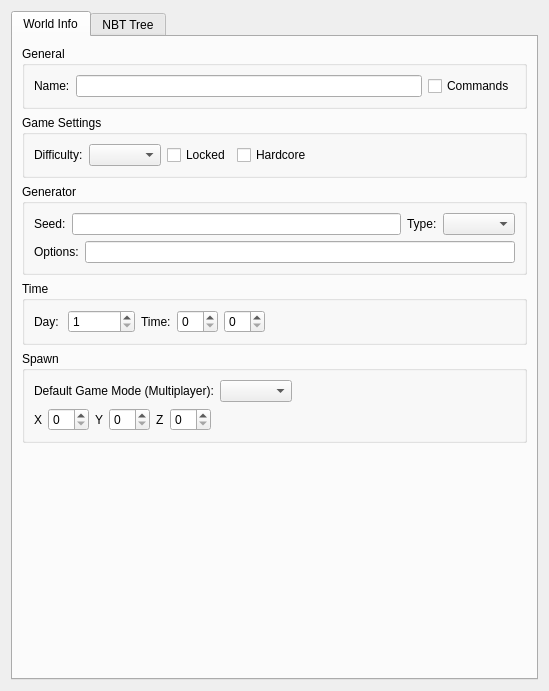
<?xml version="1.0" encoding="UTF-8"?>
<ui version="4.0">
 <class>Form</class>
 <widget class="QWidget" name="Form">
  <property name="geometry">
   <rect>
    <x>0</x>
    <y>0</y>
    <width>549</width>
    <height>691</height>
   </rect>
  </property>
  <property name="windowTitle">
   <string>Edit World Info</string>
  </property>
  <layout class="QVBoxLayout" name="verticalLayout_1">
   <item>
    <widget class="QTabWidget" name="tabWidget">
     <property name="currentIndex">
      <number>0</number>
     </property>
     <widget class="QWidget" name="worldMetaTab">
      <attribute name="title">
       <string>World Info</string>
      </attribute>
      <layout class="QVBoxLayout" name="verticalLayout_2">
       <item>
        <widget class="QGroupBox" name="generalGroupBox">
         <property name="title">
          <string>General</string>
         </property>
         <layout class="QHBoxLayout" name="horizontalLayout_6">
          <item>
           <widget class="QLabel" name="label_8">
            <property name="text">
             <string>Name:</string>
            </property>
           </widget>
          </item>
          <item>
           <widget class="QLineEdit" name="worldNameLineEdit"/>
          </item>
          <item>
           <layout class="QHBoxLayout" name="horizontalLayout_5"/>
          </item>
          <item>
           <widget class="QCheckBox" name="commandsBool">
            <property name="text">
             <string>Commands</string>
            </property>
           </widget>
          </item>
         </layout>
        </widget>
       </item>
       <item>
        <widget class="QGroupBox" name="settingsGroupBox">
         <property name="title">
          <string>Game Settings</string>
         </property>
         <layout class="QVBoxLayout" name="verticalLayout_3">
          <item>
           <layout class="QHBoxLayout" name="horizontalLayout_2">
            <item>
             <widget class="QLabel" name="label_2">
              <property name="text">
               <string>Difficulty:</string>
              </property>
             </widget>
            </item>
            <item>
             <widget class="QComboBox" name="worldDifficultyCombo"/>
            </item>
            <item>
             <widget class="QCheckBox" name="lockedDifficultyBool">
              <property name="text">
               <string>Locked</string>
              </property>
             </widget>
            </item>
            <item>
             <widget class="QCheckBox" name="hardcoreBool">
              <property name="text">
               <string>Hardcore</string>
              </property>
             </widget>
            </item>
            <item>
             <spacer name="horizontalSpacer">
              <property name="orientation">
               <enum>Qt::Horizontal</enum>
              </property>
              <property name="sizeHint" stdset="0">
               <size>
                <width>40</width>
                <height>20</height>
               </size>
              </property>
             </spacer>
            </item>
           </layout>
          </item>
         </layout>
        </widget>
       </item>
       <item>
        <widget class="QGroupBox" name="generatorGroupBox">
         <property name="title">
          <string>Generator</string>
         </property>
         <layout class="QVBoxLayout" name="verticalLayout_4">
          <item>
           <layout class="QHBoxLayout" name="horizontalLayout">
            <item>
             <widget class="QLabel" name="label_4">
              <property name="text">
               <string>Seed:</string>
              </property>
             </widget>
            </item>
            <item>
             <widget class="QLineEdit" name="generatorSeedLineEdit">
              <property name="sizePolicy">
               <sizepolicy hsizetype="Expanding" vsizetype="Fixed">
                <horstretch>0</horstretch>
                <verstretch>0</verstretch>
               </sizepolicy>
              </property>
              <property name="maximumSize">
               <size>
                <width>16777215</width>
                <height>16777215</height>
               </size>
              </property>
             </widget>
            </item>
            <item>
             <widget class="QLabel" name="label_3">
              <property name="text">
               <string>Type:</string>
              </property>
             </widget>
            </item>
            <item>
             <widget class="QComboBox" name="generationTypeCombo"/>
            </item>
           </layout>
          </item>
          <item>
           <layout class="QHBoxLayout" name="horizontalLayout_9">
            <item>
             <widget class="QLabel" name="label_5">
              <property name="text">
               <string>Options:</string>
              </property>
             </widget>
            </item>
            <item>
             <widget class="QLineEdit" name="generatorOptionsLineEdit"/>
            </item>
           </layout>
          </item>
         </layout>
        </widget>
       </item>
       <item>
        <widget class="QGroupBox" name="groupBox">
         <property name="title">
          <string>Time</string>
         </property>
         <layout class="QVBoxLayout" name="verticalLayout_5">
          <item>
           <layout class="QHBoxLayout" name="horizontalLayout_4">
            <property name="sizeConstraint">
             <enum>QLayout::SetDefaultConstraint</enum>
            </property>
            <item>
             <widget class="QLabel" name="label_6">
              <property name="text">
               <string>Day: </string>
              </property>
             </widget>
            </item>
            <item>
             <widget class="QSpinBox" name="timeDays">
              <property name="minimum">
               <number>1</number>
              </property>
              <property name="maximum">
               <number>1000000000</number>
              </property>
             </widget>
            </item>
            <item>
             <widget class="QLabel" name="label_7">
              <property name="text">
               <string>Time:</string>
              </property>
             </widget>
            </item>
            <item>
             <widget class="QSpinBox" name="timeHours">
              <property name="maximum">
               <number>23</number>
              </property>
             </widget>
            </item>
            <item>
             <widget class="QSpinBox" name="timeMinutes">
              <property name="maximum">
               <number>59</number>
              </property>
             </widget>
            </item>
            <item>
             <spacer name="horizontalSpacer_4">
              <property name="orientation">
               <enum>Qt::Horizontal</enum>
              </property>
              <property name="sizeHint" stdset="0">
               <size>
                <width>40</width>
                <height>20</height>
               </size>
              </property>
             </spacer>
            </item>
           </layout>
          </item>
         </layout>
        </widget>
       </item>
       <item>
        <widget class="QGroupBox" name="spawnGroupBox">
         <property name="title">
          <string>Spawn</string>
         </property>
         <layout class="QVBoxLayout" name="verticalLayout_6" stretch="0,0">
          <item>
           <layout class="QHBoxLayout" name="horizontalLayout_8">
            <item>
             <widget class="QLabel" name="label_9">
              <property name="text">
               <string>Default Game Mode (Multiplayer):</string>
              </property>
             </widget>
            </item>
            <item>
             <widget class="QComboBox" name="defaultGamemodeCombo"/>
            </item>
            <item>
             <spacer name="horizontalSpacer_5">
              <property name="orientation">
               <enum>Qt::Horizontal</enum>
              </property>
              <property name="sizeHint" stdset="0">
               <size>
                <width>40</width>
                <height>20</height>
               </size>
              </property>
             </spacer>
            </item>
           </layout>
          </item>
          <item>
           <layout class="QHBoxLayout" name="horizontalLayout_7">
            <item>
             <widget class="QLabel" name="label_10">
              <property name="text">
               <string>X</string>
              </property>
             </widget>
            </item>
            <item>
             <widget class="QSpinBox" name="spawnX"/>
            </item>
            <item>
             <widget class="QLabel" name="label_11">
              <property name="text">
               <string>Y</string>
              </property>
             </widget>
            </item>
            <item>
             <widget class="QSpinBox" name="spawnY"/>
            </item>
            <item>
             <widget class="QLabel" name="label_12">
              <property name="text">
               <string>Z</string>
              </property>
             </widget>
            </item>
            <item>
             <widget class="QSpinBox" name="spawnZ"/>
            </item>
            <item>
             <spacer name="horizontalSpacer_6">
              <property name="orientation">
               <enum>Qt::Horizontal</enum>
              </property>
              <property name="sizeHint" stdset="0">
               <size>
                <width>40</width>
                <height>20</height>
               </size>
              </property>
             </spacer>
            </item>
           </layout>
          </item>
         </layout>
        </widget>
       </item>
       <item>
        <spacer name="verticalSpacer">
         <property name="orientation">
          <enum>Qt::Vertical</enum>
         </property>
         <property name="sizeHint" stdset="0">
          <size>
           <width>20</width>
           <height>40</height>
          </size>
         </property>
        </spacer>
       </item>
      </layout>
     </widget>
     <widget class="QWidget" name="nbtTreeTab">
      <attribute name="title">
       <string>NBT Tree</string>
      </attribute>
      <layout class="QVBoxLayout" name="verticalLayout">
       <property name="margin">
        <number>0</number>
       </property>
       <item>
        <widget class="NBTEditorWidget" name="worldNBTEditor" native="true"/>
       </item>
      </layout>
     </widget>
    </widget>
   </item>
  </layout>
 </widget>
 <customwidgets>
  <customwidget>
   <class>NBTEditorWidget</class>
   <extends>QWidget</extends>
   <header>nbteditorwidget.h</header>
   <container>1</container>
  </customwidget>
 </customwidgets>
 <resources/>
 <connections/>
</ui>
